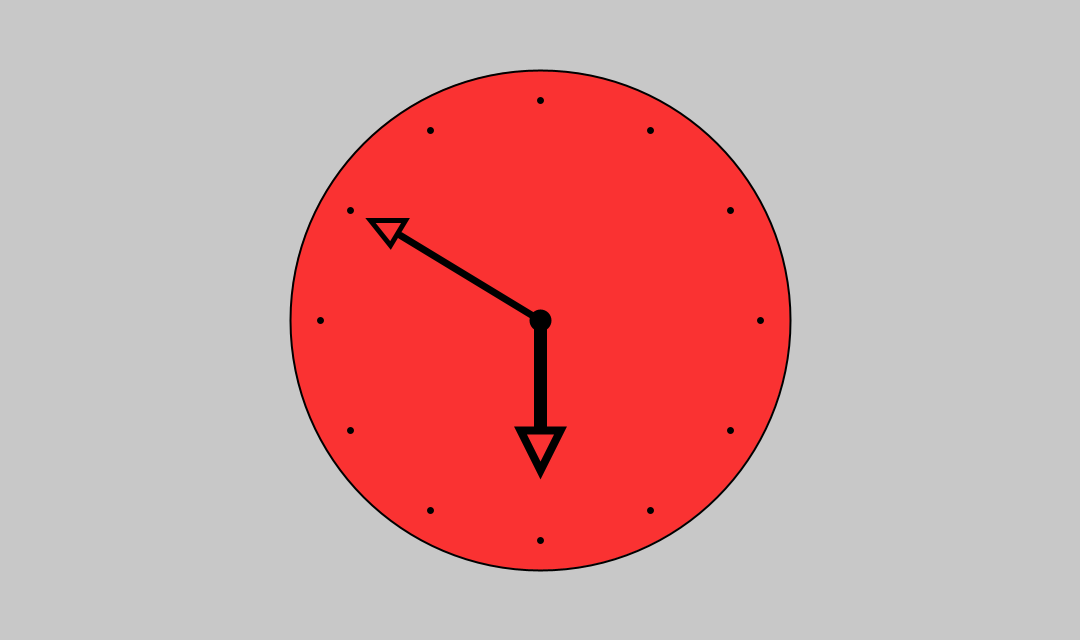
Frame 1 (no input)
Frame 60 (the mouse pressed at the canvas centre just before this capture): identical to frame 1, image omitted
Frame 120 (the mouse held since frame 60 and released just before this capture): identical to frame 1, image omitted

The Processing sketch that drew this single still picture (run headless with seeded random() and noise(); from frame 60 on, the mouse is pressed at the canvas centre):

// Processing sketch: sketch_180905a
// ── sketch_180905a.pde
//I would like to create a clock
//Firstly I will create an ellipse of size that will fill majority of 1080x640 canvas and fill it with a light red on a light gray background
//Then I will create points around the radius of the clock starting from the ones that are in the middle of the circle
//Then I will create time indicators for minutes and hours from lines and finish them with a triangle to make it look like an arrow


void setup(){
  size (1080, 640);
}

void draw(){
  background(200);
  strokeWeight(2);
  fill(250,50,50);
  ellipse(540, 320, 500, 500);
  
  
  strokeWeight(7);
  point(650, 130); //1
  point(730, 210); //2
  point(760, 320); //3
  point(730, 430); //4
  point(650, 510); //5
  point(540, 540); //6
  point(430, 510); //7
  point(350, 430); //8
  point(320, 320); //9
  point(350, 210); //10
  point(430, 130); //11
  point(540, 100); //12
  
  strokeWeight(22);
  point(540,320); //center
  strokeWeight(13);
  line(540, 320, 540, 430);
  strokeWeight(8);
  triangle(560, 430, 540, 470, 520 , 430);
  strokeWeight(7);
  line(540, 320, 400, 235);
  strokeWeight(5);
  triangle(390,245,370,220,405,220);
  
  
}
